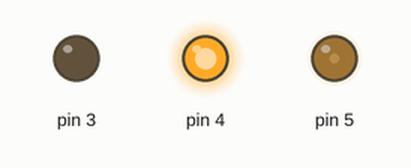
A sketch run on a simulated Arduino Uno, built with avr-gcc and run on an emulated ATmega328P. Shown: output pins drawn as LEDs (lit = HIGH).

Above: at 0.05 s.
At 2.85 s:
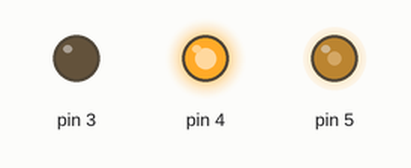
At 5.65 s:
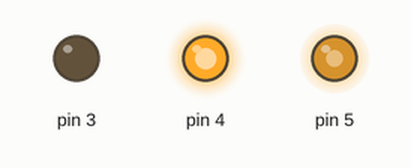
At 11.3 s:
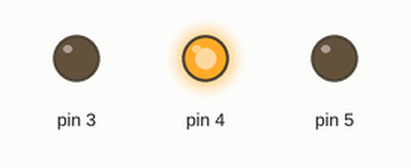
Timing chart, 0 to 13.0 s (numbered marks = the images above):
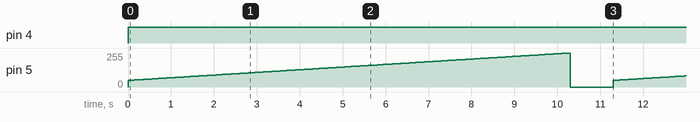

The sketch:

ex4.ino
```cpp
int val;// 변수선언

void setup() {
  pinMode(3,OUTPUT);// 3번핀 출력모드 선언
  pinMode(4,OUTPUT);// 4번핀 출력모드 선언
}

void loop() {
  digitalWrite(3, LOW);// 3번 LOW
  digitalWrite(4, HIGH);// 4번 HIGH

  for(val=50; val<256; val++){ // 모터 회전 속도 50~255까지 50ms 간격으로 가속
    analogWrite(5, val);
    delay(50); // 0.05s delay
  }

  digitalWrite(5, LOW); // 모터 회전 정지
  delay(1000); // 1s delay

}
```

Measured:
- by itself, pin 4: LOW → HIGH at 0.00 s
- by itself, pin 5: ramps from 0/255 to 255/255 and jumps back, once every 11.3 s
